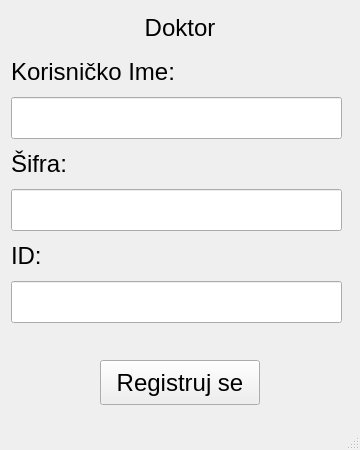
<?xml version="1.0" encoding="UTF-8"?>
<ui version="4.0">
 <class>MainWindow</class>
 <widget class="QMainWindow" name="MainWindow">
  <property name="geometry">
   <rect>
    <x>0</x>
    <y>0</y>
    <width>360</width>
    <height>450</height>
   </rect>
  </property>
  <property name="windowTitle">
   <string>Ambulanta</string>
  </property>
  <widget class="QWidget" name="centralwidget">
   <widget class="QPushButton" name="doktor_registruj_reg">
    <property name="geometry">
     <rect>
      <x>100</x>
      <y>360</y>
      <width>160</width>
      <height>45</height>
     </rect>
    </property>
    <property name="font">
     <font>
      <pointsize>18</pointsize>
     </font>
    </property>
    <property name="text">
     <string>Registruj se</string>
    </property>
   </widget>
   <widget class="QLineEdit" name="sifra_doktor_reg">
    <property name="geometry">
     <rect>
      <x>11</x>
      <y>189</y>
      <width>331</width>
      <height>42</height>
     </rect>
    </property>
    <property name="font">
     <font>
      <pointsize>18</pointsize>
     </font>
    </property>
   </widget>
   <widget class="QLineEdit" name="ime_doktor_reg">
    <property name="geometry">
     <rect>
      <x>11</x>
      <y>97</y>
      <width>331</width>
      <height>42</height>
     </rect>
    </property>
    <property name="font">
     <font>
      <pointsize>18</pointsize>
     </font>
    </property>
    <property name="text">
     <string/>
    </property>
   </widget>
   <widget class="QLabel" name="doktorLoginSifra">
    <property name="geometry">
     <rect>
      <x>11</x>
      <y>146</y>
      <width>72</width>
      <height>36</height>
     </rect>
    </property>
    <property name="font">
     <font>
      <pointsize>18</pointsize>
     </font>
    </property>
    <property name="text">
     <string>Šifra:</string>
    </property>
   </widget>
   <widget class="QLabel" name="doktorLoginIme">
    <property name="geometry">
     <rect>
      <x>11</x>
      <y>54</y>
      <width>206</width>
      <height>36</height>
     </rect>
    </property>
    <property name="font">
     <font>
      <pointsize>18</pointsize>
     </font>
    </property>
    <property name="text">
     <string>Korisničko Ime:</string>
    </property>
   </widget>
   <widget class="QLabel" name="doktorLoginLabel">
    <property name="geometry">
     <rect>
      <x>135</x>
      <y>10</y>
      <width>90</width>
      <height>36</height>
     </rect>
    </property>
    <property name="font">
     <font>
      <pointsize>18</pointsize>
     </font>
    </property>
    <property name="text">
     <string>Doktor</string>
    </property>
    <property name="alignment">
     <set>Qt::AlignCenter</set>
    </property>
   </widget>
   <widget class="QLineEdit" name="id_doktor_reg">
    <property name="geometry">
     <rect>
      <x>11</x>
      <y>281</y>
      <width>331</width>
      <height>42</height>
     </rect>
    </property>
    <property name="font">
     <font>
      <pointsize>18</pointsize>
     </font>
    </property>
   </widget>
   <widget class="QLabel" name="label">
    <property name="geometry">
     <rect>
      <x>11</x>
      <y>238</y>
      <width>42</width>
      <height>36</height>
     </rect>
    </property>
    <property name="font">
     <font>
      <pointsize>18</pointsize>
     </font>
    </property>
    <property name="text">
     <string>ID:</string>
    </property>
   </widget>
   <widget class="QLabel" name="greska_doktor_reg">
    <property name="geometry">
     <rect>
      <x>20</x>
      <y>330</y>
      <width>220</width>
      <height>21</height>
     </rect>
    </property>
    <property name="font">
     <font>
      <pointsize>10</pointsize>
     </font>
    </property>
    <property name="text">
     <string/>
    </property>
   </widget>
  </widget>
  <widget class="QMenuBar" name="menubar">
   <property name="geometry">
    <rect>
     <x>0</x>
     <y>0</y>
     <width>360</width>
     <height>26</height>
    </rect>
   </property>
  </widget>
  <widget class="QStatusBar" name="statusbar"/>
 </widget>
 <resources/>
 <connections/>
</ui>
